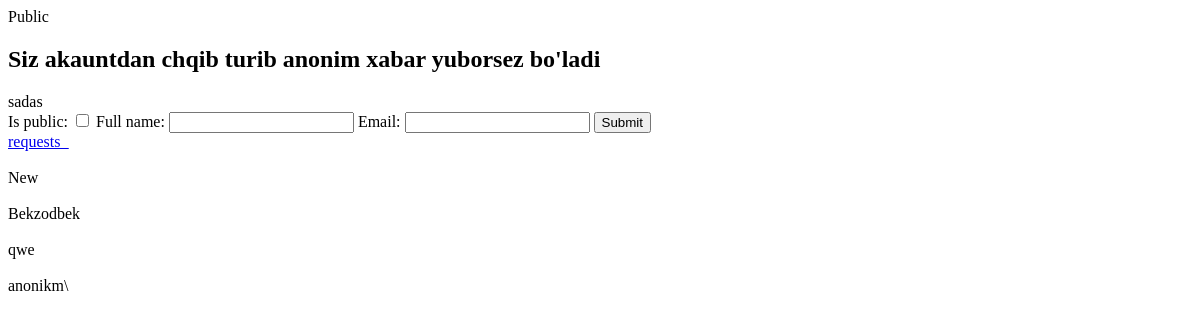
Before: /form/20221223161409609912/?tab=requests (signed in) with the older database file.
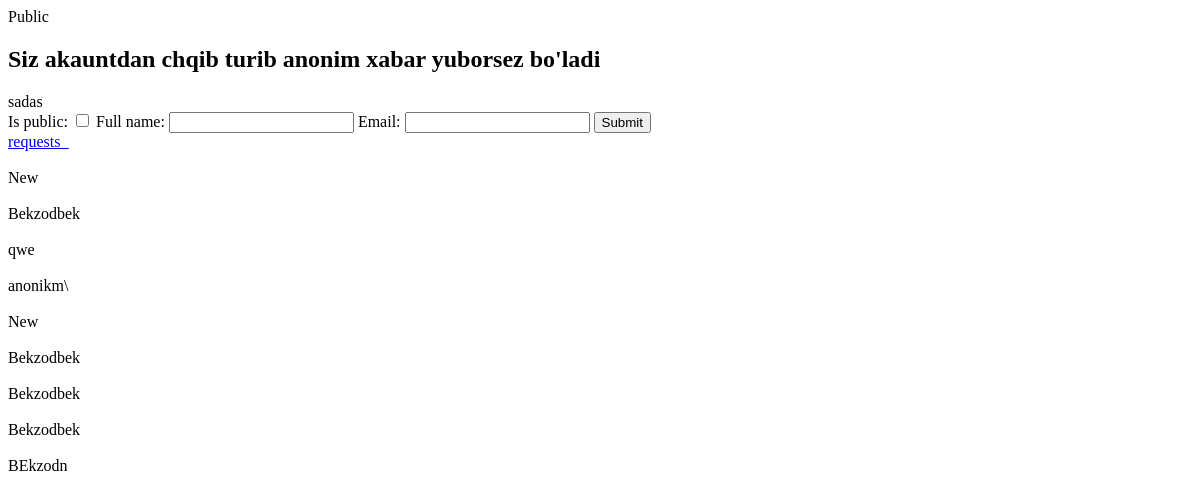
After: the same page with the newer database file.
### forms/models.py (models this page shows, shortened)
class FormRequest(models.Model):
    form = models.ForeignKey(Form, on_delete=models.CASCADE, related_name="form_requests")
    user = models.ForeignKey(CustomUser, on_delete=models.CASCADE, null=True, blank=True, related_name='user_request')
    is_public = models.BooleanField(default=False)
    view = models.BooleanField(default=False)
    full_name = models.CharField(max_length=32)
    email = models.EmailField()

### forms/views.py (the view)
# urls.py: path("form/<str:slug>/", SingleFormView, name='single'),
def SingleFormView(request, slug):
    single = Form.objects.get(slug=slug)
    tab = request.GET.get('tab')
    requests_ = None
    if tab == "requests":
        if request.user.username == single.author.username:
            requests_ = single.form_requests.all()
        else:
            requests_ = single.form_requests.filter(is_public=True)
    form_ = get_object_or_404(Form, slug=slug)
    user_r = None
    if single.anonim_requests == False:
        if request.user.is_authenticated:
            user_r = get_object_or_404(CustomUser, username=request.user)
        else:
            return HttpResponseRedirect(request.META.get('HTTP_REFERER'))
    else:
        if request.user.is_authenticated:
            user_r = get_object_or_404(CustomUser, username=request.user)
        else:
            user_r = get_object_or_404(CustomUser, username='anonim')
    form_requests_count = form_.form_requests.count()
    new_request = None
    if request.method == 'POST':
        request_form = CreateFormRequestTest(data=request.POST)
        if request_form.is_valid():
            new_request = request_form.save(commit=False)
            new_request.form = form_
            new_request.user = user_r
            new_request.save()
            return redirect("base:submit_success", slug)
    else:
        request_form = CreateFormRequestTest()
    context = {
        "single":single,
        "form_requests_count":form_requests_count,
        "request_form":request_form,
        "requests_":requests_,
    }
    return render(request, 'pages/single-form.html', context)

### forms/form.py
class CreateFormRequestTest(forms.ModelForm):
    class Meta:
        model = FormRequest
        fields = ['is_public', 'full_name', 'email']

### templates/pages/single-form.html (shortened to what this page needs)
<!DOCTYPE html>
<html lang="en">
<head>
</head>
<body>
    {% if single.is_public %}
    <span>Public</span>
    {% else %}
    <span>Private</span>
    {% endif %}
    <br>
    {% if single.anonim_requests %}
    <h2>Siz akauntdan chqib turib anonim xabar yuborsez bo'ladi</h2>
    {% endif %}
    {{ single.message }}
    <form method="post">
        {{ request_form }}
        <button type="submit">Submit</button>
    </form>
    <a href="?tab=requests">requests_</a>
    <br>
    {% for y in requests_ %}
    <br>
    {{ y.full_name }}
    <br>
    {% endfor %}
</body>
</html>

Changed rows visible on the page:
added FormRequest: full_name "New"
added FormRequest: full_name "Bekzodbek"
added FormRequest: full_name "Bekzodbek"
added FormRequest: full_name "Bekzodbek"
added FormRequest: full_name "BEkzodn"
